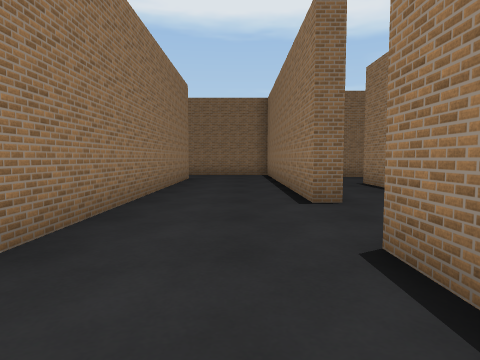
[1] (above)

17 first-person views from a walk through a 3-D level made in the Unity game engine. The camera is 1.5 m above the floor, tilts 4° down and sees 75° across. The floor is counted in squares, 2 m on a side. Each view is taken from the middle of a square. On the plan, view 1 faces up. The plan holds only what a view shows up to about 10 squares ahead; the rest is blank. The place goes on beyond the plan. The player is left out. Some animated figures are not drawn. Surface patterns are stand-ins for the level's own textures.

[2]
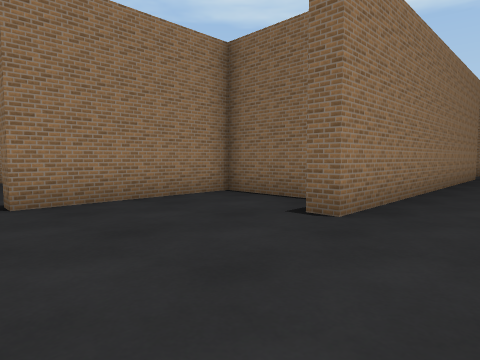

[3]
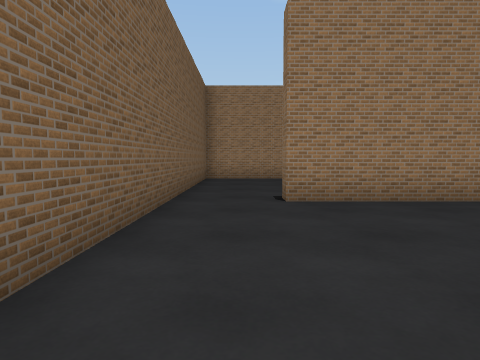

[4]
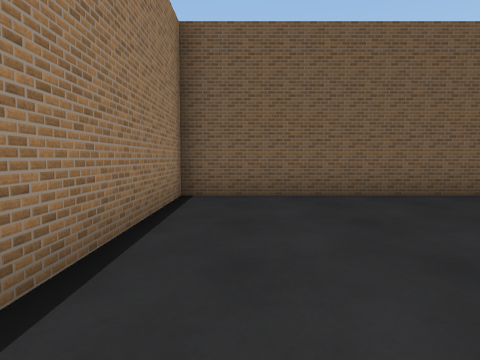

[5]
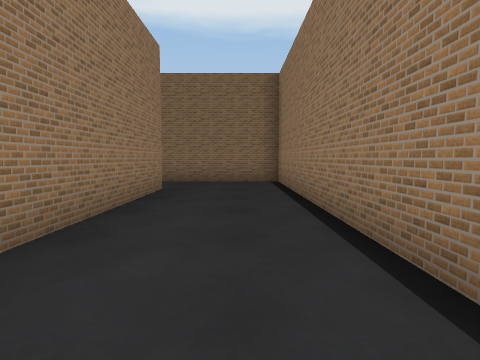

[6]
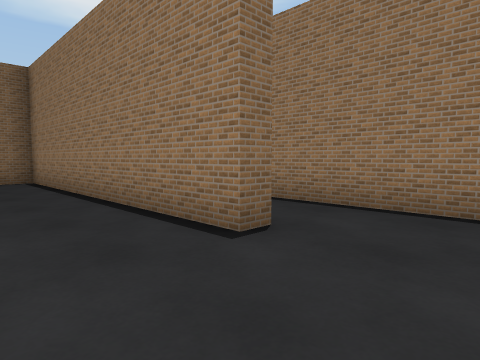

[7]
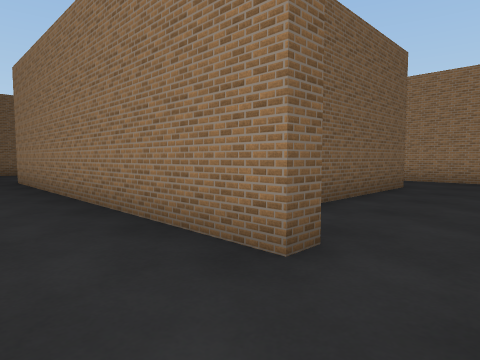

[8]
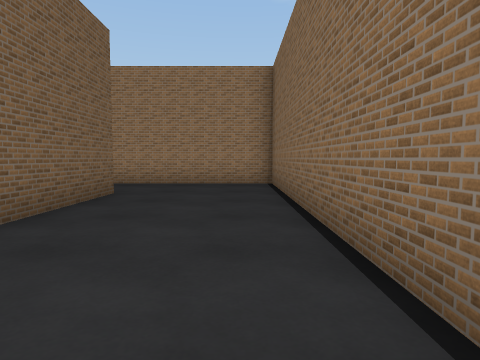

[9]
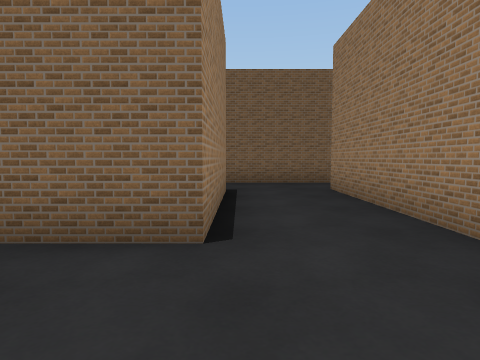

[10]
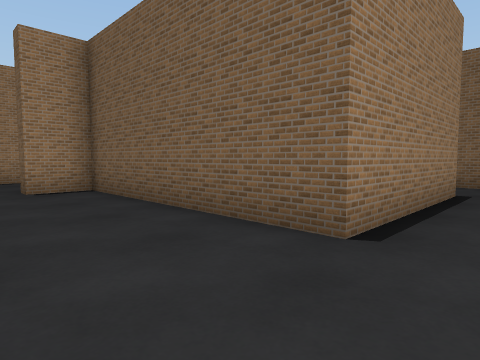

[11]
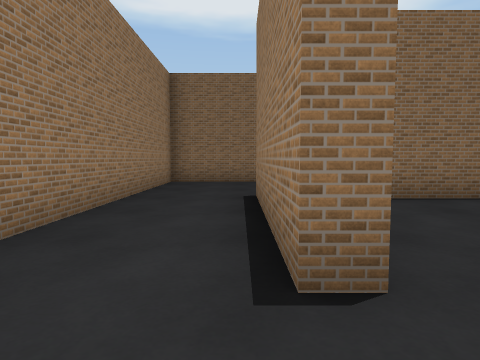

[12]
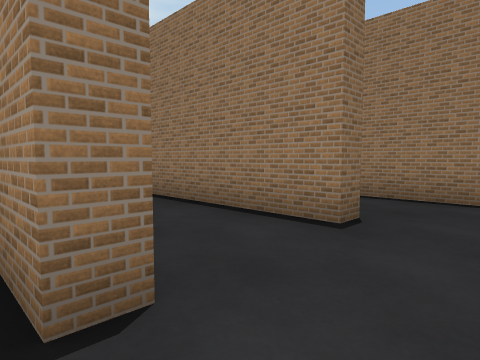

[13]
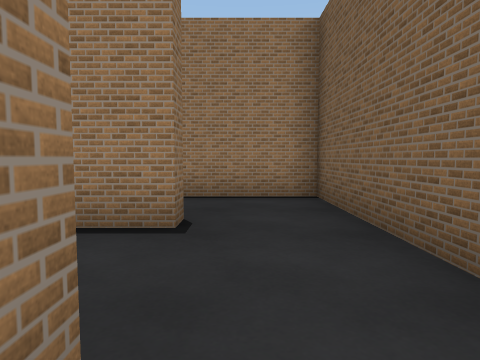

[14]
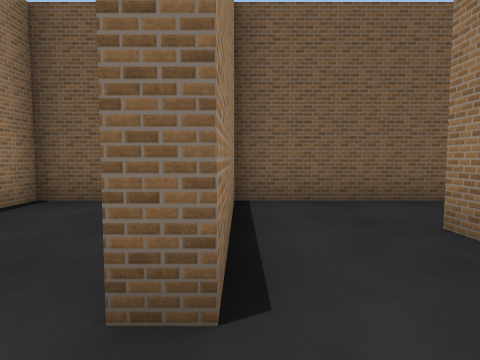

[15]
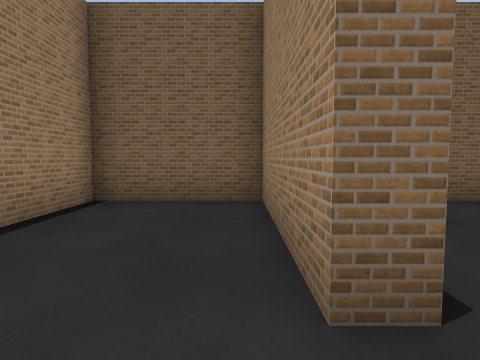

[16]
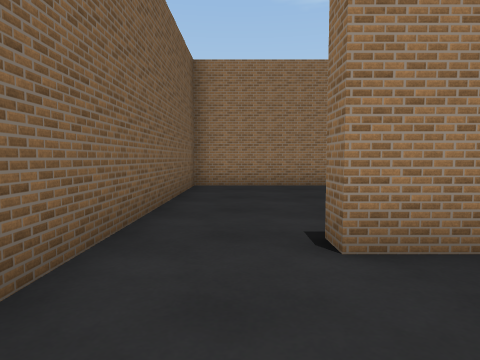

[17]
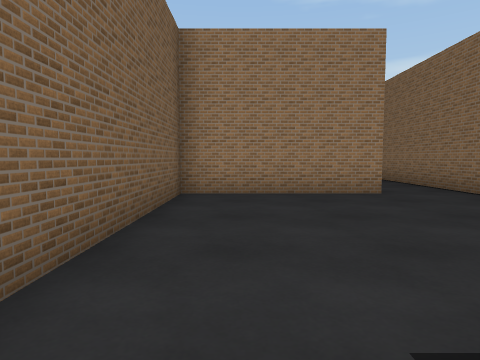

### Floor plan
Points are (right, up) in squares from view 1. A wall is a line through its corners. A room is listed if a view was taken in it or the views show most of it. See-through windows are left out.
Room 1 (views 1, 2, 3, 16, 17)
walls: (-1.9, 1.7) (-2.5, 1.7); (-3.1, 3) (-5.4, 3) (-5.4, -1.2) (-6, -1.2); (-6.4, -3.3) (1.2, -3.3) (1.2, 1.6)
ways out: opening at (-0.5, 2) to room 2; opening at (-6, -2) to room 4
Room 2 (views 4, 5, 6, 7, 8, 9, 10, 11, 12, 13)
walls: (-8.2, 5.7) (-8.7, 5.7) (-8.7, 10.3) (-2.4, 10.3) (-2.4, 11.6) (-1.9, 11.6) (-1.9, 1.7); (1.8, 5.2) (1.2, 5.2) (1.2, 14) (-11.2, 14) (-11.2, 5.4) (-11.7, 5.4) (-11.7, 6.5); (1.2, 1.6) (1.2, 2.6); (3.7, 3.5) (3.7, 5.5); (-11.9, 3.5) (-7.4, 3.5)
ways out: opening at (-0.5, 2) to room 1; opening at (-8, 4.5) to room 6; opening at (3, 6)
Room 3 (views 14, 15)
walls: (-5.9, 7.7) (-5.4, 7.7) (-5.4, 3.5) (-2.4, 3.5) (-2.4, 5.8); (-4.5, 9.8) (-6.2, 9.8)
ways out: opening at (-6, 8.5) to room 5
Room 4 (no view inside)
walls: (-11.6, 1.1) (-11.6, -3.3) (-6.4, -3.3); (-11.5, 3) (-12.5, 3)
ways out: opening at (-6, -2) to room 1; opening at (-12, 2)
Room 5 (no view inside)
walls: (-8.2, 6.2) (-8.2, 5.7); (-5.9, 5.5) (-5.9, 7.7)
ways out: opening at (-6, 8.5) to room 3; opening at (-7, 6.5) to room 6
Room 6 (no view inside)
walls: (-7.4, 3.5) (-5.9, 3.5) (-5.9, 5.5)
ways out: opening at (-8, 4.5) to room 2; opening at (-7, 6.5) to room 5

Where each view was taken, in squares from view 1:
view 1: 0 up, 0 right, facing up
view 2: 2 down, 0 right, facing up-left
view 3: 2 down, 0 right, facing left
view 4: 3 up, 0 right, facing down
view 5: 4 up, 0 right, facing up
view 6: 3 up, 1 left, facing up-right
view 7: 13 up, 0 right, facing down-left
view 8: 13 up, 2 left, facing left
view 9: 13 up, 9 left, facing down
view 10: 13 up, 10 left, facing down-right
view 11: 4 up, 9 left, facing up
view 12: 4 up, 12 left, facing up-right
view 13: 5 up, 12 left, facing right
view 14: 9 up, 6 left, facing down
view 15: 9 up, 5 left, facing down
view 16: 2 down, 3 left, facing left
view 17: 2 down, 5 left, facing left
